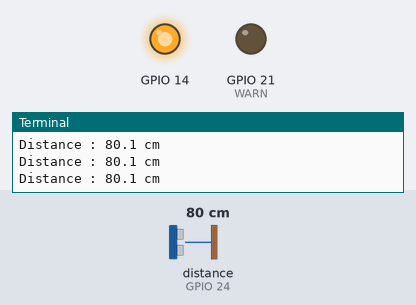
The program below on a simulated Raspberry Pi (BCM pin numbers). Shown: output pins drawn as LEDs (lit = HIGH), the last lines printed to the terminal. Dashed ring = blinking. The test bench sets the inputs (shaded band); at power-on: distance to the obstacle (sensor on GPIO 24) 80 cm. The echo pulse lasts 58.3 µs per cm; the clock reads 2024-03-15 10:24:30 at power-on unless the program sets it; pins used as bus, display or sensor lines are not drawn.

Above: at 2.2 s.
2.3 s: distance to the obstacle (sensor on GPIO 24) set to 17 cm
4.2 s: distance to the obstacle (sensor on GPIO 24) set to 13 cm
At 5.3 s:
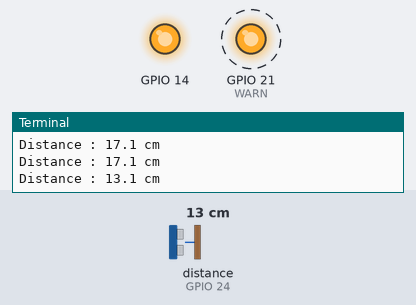
7.2 s: distance to the obstacle (sensor on GPIO 24) set to 18 cm
At 8.2 s:
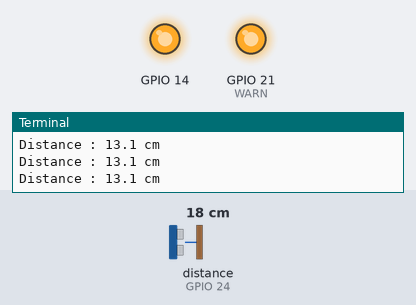
Timing chart, 0 to 10.2 s (numbered marks = the images above; inputs shaded):
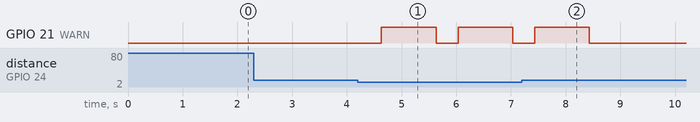

The program:

ultrasensor.py
```python
import RPi.GPIO as GPIO
import time

GPIO.setmode(GPIO.BCM)
GPIO.setwarnings(False)

TRIG = 23	#Trig pin : 23
ECHO = 24	#Echo pin : 24
VCC = 14  #VCC pin 14
WARN = 21 #warning output

GPIO.setup(VCC, GPIO.OUT)
GPIO.setup(TRIG, GPIO.OUT)
GPIO.setup(ECHO, GPIO.IN)
GPIO.setup(WARN, GPIO.OUT)

GPIO.output(VCC, True)
#Trig핀의 신호를 0으로 출력
GPIO.output(TRIG, False)
print("Waiting for sensor to settle")
time.sleep(1)

try:
	while True:
		GPIO.output(TRIG, True)
		time.sleep(0.00001)
		GPIO.output(TRIG, False)

		while GPIO.input(ECHO)==0:
			start = time.time()
		while GPIO.input(ECHO)==1:
			stop = time.time()
		check_time = stop - start
		distance = check_time*34300/2
		print("Distance : %.1f cm" % distance)
		time.sleep(0.4)

		if distance > 10 and distance < 15:
			GPIO.output(WARN, True)
			time.sleep(1)
			GPIO.output(WARN, False)
		elif distance > 5 and distance <= 10:
			GPIO.output(WARN, True)
			time.sleep(0.6)
			GPIO.output(WARN, False)
		elif distance > 2 and distance <= 5:
			GPIO.output(WARN, True)
			time.sleep(0.3)
			GPIO.output(WARN, False)

except KeyboardInterrupt:
	print("Mesaurement stopped by User")
	GPIO.cleanup()
```

Measured:
- the behaviour switches between 15 and 14 cm on distance to the obstacle (sensor on GPIO 24) (found by bisection; images 0 and 1)
- after the input at 4.2 s, GPIO 21 (WARN): alternates HIGH for 1.0 s and LOW for 0.40 s, starting after 0.43 s
- after the input at 7.2 s, GPIO 21 (WARN): goes on until 8.4 s, then stays LOW
